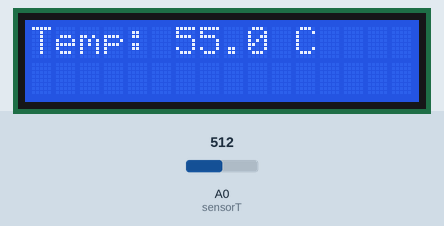
The sketch below on a simulated Arduino Uno, built with avr-gcc and run on an emulated ATmega328P. On the bench: 16×2 character LCD. Inputs (shaded band) come from the test bench; at power-on: A0 (sensorT) = 512.

Above: at 3.2 s.
3.3 s: A0 (sensorT) set to 716
At 4.7 s:
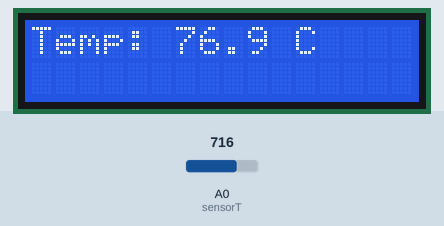
5.0 s: A0 (sensorT) set to 900
At 5.5 s:
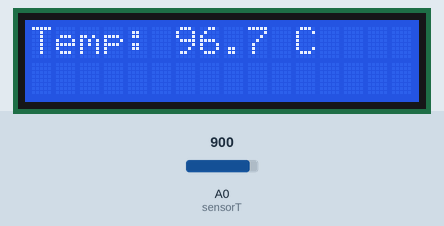
6.6 s: A0 (sensorT) set to 1023
At 7.6 s:
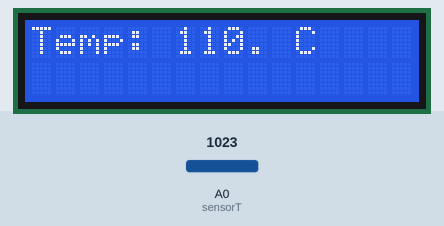
Timing chart, 0 to 9.6 s (numbered marks = the images above; inputs shaded):
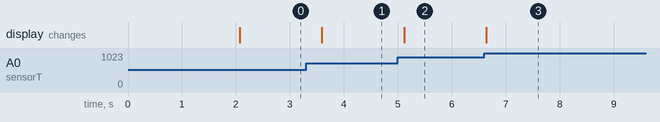

Measured:
- after the input at 3.3 s, the display: changes after 0.29 s (image 1)
- after the input at 5.0 s, the display: changes after 0.12 s (image 2)
- after the input at 6.6 s, the display: changes at once (image 3)

The sketch:

6_-_Coleta_de_valores_de_temperatura.ino
```cpp
#include <LiquidCrystal.h>
//Biblioteca do LCD

LiquidCrystal lcd (7,6,5,4,3,2);
//Pinos onde está ligado o LCD

int sensorT = 0;
int ADClido = 0;
float temp = 0;

void setup()
{
  lcd.begin (16,2);
  lcd.setCursor (0,0);
  lcd.print ("SENAI Automacao");

  lcd.setCursor (3,1);
  lcd.print ("Aguarde...");
  delay (2000);
}

void loop()
{
  ADClido = analogRead (sensorT);
  temp = ADClido * 0.1075268817204301;

  lcd.clear ();
  lcd.setCursor (0,0);
  lcd.print ("Temp: ");
  lcd.setCursor (6,0);
  lcd.print (temp);
  lcd.setCursor (10,0);
  lcd.print (" C");
  delay (300);
}
```
